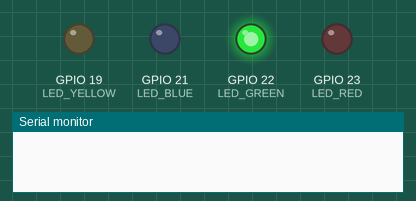
This sketch was run on a simulated ESP32. On the bench: output pins drawn as LEDs (lit = HIGH), the last lines printed to the serial monitor. WiFi joins after 1.5 s; servers stay silent unless stated.

Above: at 0.1 s.
At 0.7 s:
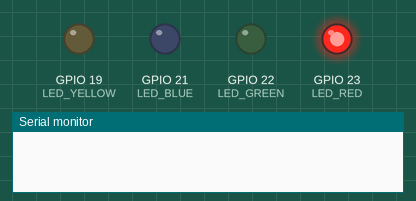
At 1.2 s:
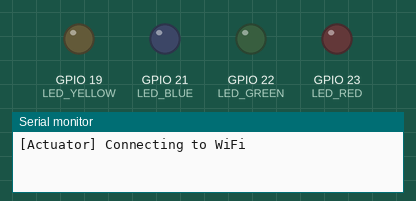
Timing chart, 0 to 2.7 s (numbered marks = the images above):
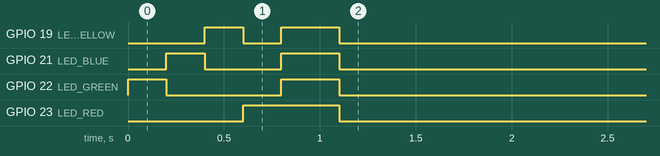

The sketch:

actuator_node.ino
```cpp
/*
 * ============================================================
 *  ACTUATOR NODE — 4-LED Pollution Cluster Indicator
 * ============================================================
 *  This ESP32 polls the Flask server for the latest actuation
 *  command and lights up the corresponding LED to show which
 *  pollution treatment cluster is currently active.
 *
 *  LED Mapping (matches Decision Engine output):
 *  ┌─────────────────────┬───────┬────────┬──────┐
 *  │ Server Command      │ LED # │ Color  │ GPIO │
 *  ├─────────────────────┼───────┼────────┼──────┤
 *  │ pump_on             │  1    │ GREEN  │  22  │  → Normal Water
 *  │ uv_led_on           │  2    │ BLUE   │  21  │  → Packaging Residue
 *  │ electrolysis_on     │  3    │ YELLOW │  19  │  → Antibiotic Contamination
 *  │ pump_and_pretreat   │  4    │ RED    │  23  │  → High Spike Risk
 *  │ system_off          │ ALL   │  OFF   │  --  │  → Anomaly / Idle
 *  └─────────────────────┴───────┴────────┴──────┘
 *
 *  Hardware: Connect each LED's anode to the GPIO pin through
 *  a 220Ω resistor, cathode to GND.
 * ============================================================
 */

#include <WiFi.h>
#include <HTTPClient.h>
#include <ArduinoJson.h>

// ─── WiFi Credentials ───────────────────────────────────────
const char* WIFI_SSID     = "Unknown";
const char* WIFI_PASSWORD = "myname.1";

// ─── Server Endpoint ────────────────────────────────────────
const char* SERVER_URL = "http://172.28.234.241:5000/actuator-command";

// ─── LED GPIO Pin Definitions ───────────────────────────────
#define LED_GREEN   22   // Normal Water          → pump_on
#define LED_BLUE    21   // Packaging Residue      → uv_led_on
#define LED_YELLOW  19   // Antibiotic Contamination → electrolysis_on
#define LED_RED     23   // High Spike Risk        → pump_and_pretreat

String currentAction = "system_off";

// ─── Turn all LEDs OFF ──────────────────────────────────────
void turnOffAll() {
  digitalWrite(LED_GREEN, LOW);
  digitalWrite(LED_BLUE, LOW);
  digitalWrite(LED_YELLOW, LOW);
  digitalWrite(LED_RED, LOW);
}

// ─── Boot-up LED test: flash all LEDs in sequence ───────────
void startupFlash() {
  int leds[] = { LED_GREEN, LED_BLUE, LED_YELLOW, LED_RED };
  for (int i = 0; i < 4; i++) {
    digitalWrite(leds[i], HIGH);
    delay(200);
    digitalWrite(leds[i], LOW);
  }
  // Quick all-on flash
  for (int i = 0; i < 4; i++) digitalWrite(leds[i], HIGH);
  delay(300);
  turnOffAll();
}

void setup() {
  Serial.begin(115200);

  // Configure all LED pins as outputs
  pinMode(LED_GREEN, OUTPUT);
  pinMode(LED_BLUE, OUTPUT);
  pinMode(LED_YELLOW, OUTPUT);
  pinMode(LED_RED, OUTPUT);

  turnOffAll();

  // Visual startup self-test
  startupFlash();

  // Connect to WiFi
  WiFi.begin(WIFI_SSID, WIFI_PASSWORD);
  Serial.print("[Actuator] Connecting to WiFi");
  while (WiFi.status() != WL_CONNECTED) {
    delay(500);
    Serial.print(".");
  }
  Serial.println();
  Serial.println("[Actuator] Connected! IP: " + WiFi.localIP().toString());
  Serial.println("[Actuator] 4-LED Cluster Indicator Ready.");
  Serial.println("  GPIO 22 = GREEN  (Normal Water)");
  Serial.println("  GPIO 21 = BLUE   (Packaging Residue)");
  Serial.println("  GPIO 19 = YELLOW (Antibiotic Contamination)");
  Serial.println("  GPIO 23 = RED    (High Spike Risk)");
}

// ─── Process server command and activate the right LED ──────
void processCommand(String command) {
  if (command == currentAction) return; // No change

  Serial.print("[Actuator] New cluster command: ");
  Serial.println(command);

  currentAction = command;
  turnOffAll();

  if (command == "pump_on") {
    // Cluster: Normal Water → GREEN LED
    digitalWrite(LED_GREEN, HIGH);
    Serial.println("  >> GREEN LED ON  — Normal Water (Standard Pump)");

  } else if (command == "uv_led_on") {
    // Cluster: Packaging Residue → BLUE LED
    digitalWrite(LED_BLUE, HIGH);
    Serial.println("  >> BLUE LED ON   — Packaging Residue (UV Treatment)");

  } else if (command == "electrolysis_on") {
    // Cluster: Antibiotic Contamination → YELLOW LED
    digitalWrite(LED_YELLOW, HIGH);
    Serial.println("  >> YELLOW LED ON — Antibiotic Contamination (Electrolysis)");

  } else if (command == "pump_and_pretreat") {
    // Cluster: High Spike Risk → RED LED
    digitalWrite(LED_RED, HIGH);
    Serial.println("  >> RED LED ON    — High Spike Risk (Heavy Pre-treatment)");

  } else if (command == "system_off") {
    // All LEDs already turned off above
    Serial.println("  >> ALL LEDs OFF  — System Idle / Anomaly Lock");
  }
}

void loop() {
  if (WiFi.status() == WL_CONNECTED) {
    HTTPClient http;
    http.begin(SERVER_URL);
    int httpResponseCode = http.GET();

    if (httpResponseCode > 0) {
      String response = http.getString();

      StaticJsonDocument<256> doc;
      DeserializationError error = deserializeJson(doc, response);

      if (!error) {
        const char* cmd = doc["command"];
        if (cmd) {
          processCommand(String(cmd));
        }
      } else {
        Serial.print("[Actuator] JSON Parse Error: ");
        Serial.println(error.c_str());
      }
    } else {
      Serial.print("[Actuator] HTTP Error: ");
      Serial.println(httpResponseCode);
    }
    http.end();
  } else {
    Serial.println("[Actuator] WiFi Disconnected! Reconnecting...");
    WiFi.begin(WIFI_SSID, WIFI_PASSWORD);
    delay(3000);
  }

  delay(3000); // Poll every 3 seconds
}
```
